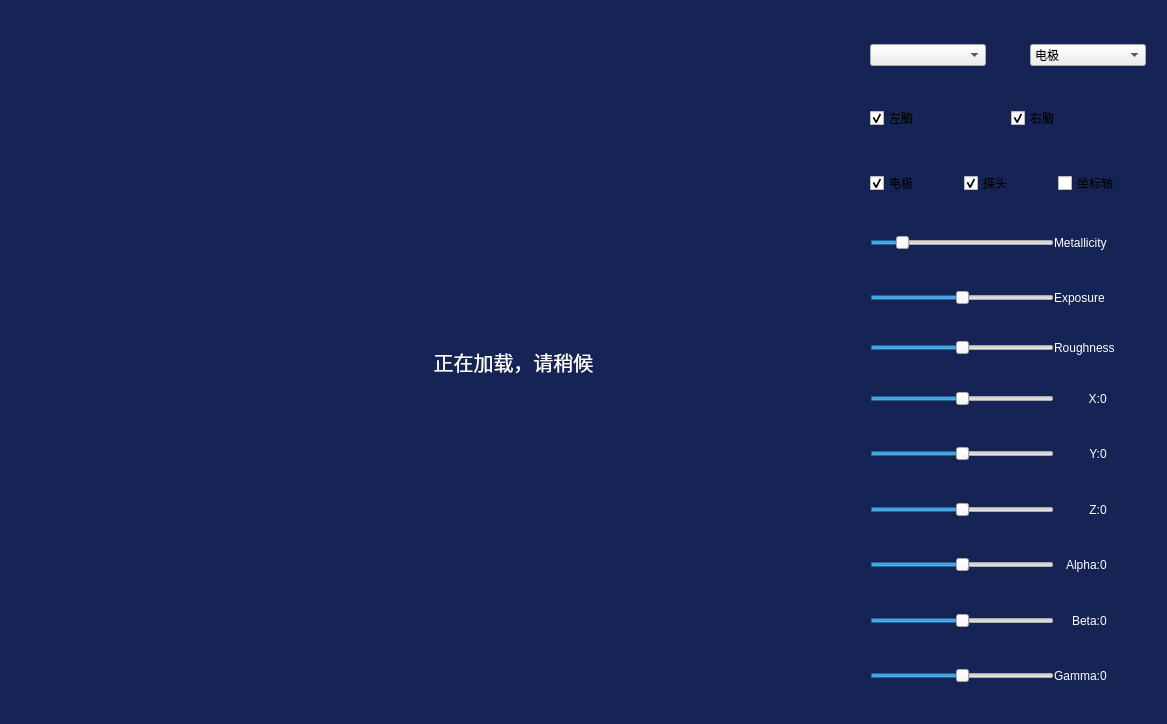
<?xml version="1.0" encoding="UTF-8"?>
<ui version="4.0">
 <class>CBrainAreaWidget</class>
 <widget class="QWidget" name="CBrainAreaWidget">
  <property name="geometry">
   <rect>
    <x>0</x>
    <y>0</y>
    <width>1167</width>
    <height>724</height>
   </rect>
  </property>
  <property name="windowTitle">
   <string>Form</string>
  </property>
  <layout class="QHBoxLayout" name="horizontalLayout">
   <property name="spacing">
    <number>0</number>
   </property>
   <property name="leftMargin">
    <number>0</number>
   </property>
   <property name="topMargin">
    <number>0</number>
   </property>
   <property name="rightMargin">
    <number>0</number>
   </property>
   <property name="bottomMargin">
    <number>0</number>
   </property>
   <item>
    <widget class="QWidget" name="qvtkLayout" native="true">
     <property name="styleSheet">
      <string notr="true">#qvtkLayout{
	
	background-color: rgba(22,36,85,1);
}

QLabel {
color: rgb(255, 255, 255);

}</string>
     </property>
     <layout class="QHBoxLayout" name="horizontalLayout_2">
      <item>
       <widget class="QWidget" name="verticalWidget_2" native="true">
        <property name="maximumSize">
         <size>
          <width>200</width>
          <height>16777215</height>
         </size>
        </property>
        <layout class="QVBoxLayout" name="verticalLayout_2">
         <property name="spacing">
          <number>0</number>
         </property>
         <item>
          <layout class="QVBoxLayout" name="verticalLayout_6">
           <item>
            <widget class="QTreeView" name="atlas">
             <property name="styleSheet">
              <string notr="true">QTreeView {
	background: transparent; color: white;
}

QTreeView::branch:closed:has-children:!has-siblings,QTreeView::branch:closed:has-children:has-siblings {
	border-image: none;
	image:url(:/Optimus/images/trainPage/tree_fold.png);
}


QTreeView::branch:open:has-children:!has-siblings,QTreeView::branch:open:has-children:has-siblings  {
	border-image: none;
	image: url(:/Optimus/images/trainPage/tree-expend.png);
}

QTreeView::item{
	height: 30px;
	font-size:18px;
}

QTreeView::indicator {
	width: 20px;
	height: 20px;
	font-size:18px;
}

QTreeView::indicator:enabled:unchecked {
	border-image: url(:/Optimus/images/trainPage/unchecked.svg);
	color: white;
}

QTreeView::indicator:enabled:checked {
	border-image: url(:/Optimus/images/trainPage/checked.svg);
	color:white;
}

</string>
             </property>
             <property name="editTriggers">
              <set>QAbstractItemView::EditKeyPressed</set>
             </property>
             <property name="selectionMode">
              <enum>QAbstractItemView::SingleSelection</enum>
             </property>
             <attribute name="headerVisible">
              <bool>false</bool>
             </attribute>
            </widget>
           </item>
          </layout>
         </item>
        </layout>
       </widget>
      </item>
      <item>
       <layout class="QVBoxLayout" name="vtkContainer">
        <property name="spacing">
         <number>0</number>
        </property>
        <item>
         <widget class="QWidget" name="loadingContainer" native="true">
          <property name="styleSheet">
           <string notr="true">QLabel{
	font-size:20px;
}</string>
          </property>
          <layout class="QHBoxLayout" name="loadingLayout">
           <property name="spacing">
            <number>0</number>
           </property>
           <property name="leftMargin">
            <number>0</number>
           </property>
           <property name="topMargin">
            <number>0</number>
           </property>
           <property name="rightMargin">
            <number>0</number>
           </property>
           <property name="bottomMargin">
            <number>0</number>
           </property>
           <item>
            <spacer name="horizontalSpacer_4">
             <property name="orientation">
              <enum>Qt::Horizontal</enum>
             </property>
             <property name="sizeHint" stdset="0">
              <size>
               <width>40</width>
               <height>20</height>
              </size>
             </property>
            </spacer>
           </item>
           <item>
            <widget class="QLabel" name="loadingLabel">
             <property name="minimumSize">
              <size>
               <width>24</width>
               <height>24</height>
              </size>
             </property>
             <property name="maximumSize">
              <size>
               <width>24</width>
               <height>24</height>
              </size>
             </property>
             <property name="text">
              <string/>
             </property>
            </widget>
           </item>
           <item>
            <widget class="QLabel" name="label_5">
             <property name="text">
              <string> 正在加载，请稍候</string>
             </property>
            </widget>
           </item>
           <item>
            <widget class="QLabel" name="loadingEllipsis">
             <property name="minimumSize">
              <size>
               <width>70</width>
               <height>0</height>
              </size>
             </property>
             <property name="maximumSize">
              <size>
               <width>70</width>
               <height>16777215</height>
              </size>
             </property>
             <property name="text">
              <string/>
             </property>
             <property name="alignment">
              <set>Qt::AlignLeading|Qt::AlignLeft|Qt::AlignVCenter</set>
             </property>
            </widget>
           </item>
           <item>
            <spacer name="horizontalSpacer_5">
             <property name="orientation">
              <enum>Qt::Horizontal</enum>
             </property>
             <property name="sizeHint" stdset="0">
              <size>
               <width>40</width>
               <height>20</height>
              </size>
             </property>
            </spacer>
           </item>
          </layout>
         </widget>
        </item>
       </layout>
      </item>
      <item>
       <widget class="QGroupBox" name="controlGroup">
        <property name="maximumSize">
         <size>
          <width>300</width>
          <height>16777215</height>
         </size>
        </property>
        <property name="styleSheet">
         <string notr="true">#controlGroup{

	border: 0px;
}</string>
        </property>
        <layout class="QVBoxLayout" name="verticalLayout_8">
         <property name="spacing">
          <number>0</number>
         </property>
         <property name="leftMargin">
          <number>0</number>
         </property>
         <property name="topMargin">
          <number>0</number>
         </property>
         <property name="rightMargin">
          <number>0</number>
         </property>
         <property name="bottomMargin">
          <number>0</number>
         </property>
         <item>
          <widget class="QWidget" name="transform" native="true">
           <layout class="QVBoxLayout" name="verticalLayout_3">
            <item>
             <spacer name="verticalSpacer_3">
              <property name="orientation">
               <enum>Qt::Vertical</enum>
              </property>
              <property name="sizeType">
               <enum>QSizePolicy::Fixed</enum>
              </property>
              <property name="sizeHint" stdset="0">
               <size>
                <width>20</width>
                <height>20</height>
               </size>
              </property>
             </spacer>
            </item>
            <item>
             <layout class="QHBoxLayout" name="horizontalLayout_12" stretch="3,1,3">
              <item>
               <widget class="QComboBox" name="planIndexs"/>
              </item>
              <item>
               <spacer name="horizontalSpacer">
                <property name="orientation">
                 <enum>Qt::Horizontal</enum>
                </property>
                <property name="sizeHint" stdset="0">
                 <size>
                  <width>40</width>
                  <height>20</height>
                 </size>
                </property>
               </spacer>
              </item>
              <item>
               <widget class="QComboBox" name="actorType">
                <item>
                 <property name="text">
                  <string>电极</string>
                 </property>
                </item>
                <item>
                 <property name="text">
                  <string>探头</string>
                 </property>
                </item>
               </widget>
              </item>
             </layout>
            </item>
            <item>
             <spacer name="verticalSpacer_7">
              <property name="orientation">
               <enum>Qt::Vertical</enum>
              </property>
              <property name="sizeHint" stdset="0">
               <size>
                <width>20</width>
                <height>40</height>
               </size>
              </property>
             </spacer>
            </item>
            <item>
             <layout class="QHBoxLayout" name="horizontalLayout_13">
              <item>
               <widget class="QCheckBox" name="leftHemisphere">
                <property name="text">
                 <string>左脑</string>
                </property>
                <property name="checked">
                 <bool>true</bool>
                </property>
               </widget>
              </item>
              <item>
               <widget class="QCheckBox" name="rightHemisphere">
                <property name="text">
                 <string>右脑</string>
                </property>
                <property name="checked">
                 <bool>true</bool>
                </property>
               </widget>
              </item>
             </layout>
            </item>
            <item>
             <spacer name="verticalSpacer">
              <property name="orientation">
               <enum>Qt::Vertical</enum>
              </property>
              <property name="sizeHint" stdset="0">
               <size>
                <width>20</width>
                <height>40</height>
               </size>
              </property>
             </spacer>
            </item>
            <item>
             <layout class="QHBoxLayout" name="horizontalLayout_14">
              <item>
               <widget class="QCheckBox" name="showProbe">
                <property name="text">
                 <string>电极</string>
                </property>
                <property name="checked">
                 <bool>true</bool>
                </property>
               </widget>
              </item>
              <item>
               <widget class="QCheckBox" name="showDetector">
                <property name="text">
                 <string>探头</string>
                </property>
                <property name="checked">
                 <bool>true</bool>
                </property>
               </widget>
              </item>
              <item>
               <widget class="QCheckBox" name="showAxis">
                <property name="text">
                 <string>坐标轴</string>
                </property>
                <property name="checked">
                 <bool>false</bool>
                </property>
               </widget>
              </item>
             </layout>
            </item>
            <item>
             <spacer name="verticalSpacer_2">
              <property name="orientation">
               <enum>Qt::Vertical</enum>
              </property>
              <property name="sizeHint" stdset="0">
               <size>
                <width>20</width>
                <height>40</height>
               </size>
              </property>
             </spacer>
            </item>
            <item>
             <widget class="QWidget" name="dispProp" native="true">
              <layout class="QVBoxLayout" name="verticalLayout">
               <property name="spacing">
                <number>0</number>
               </property>
               <property name="leftMargin">
                <number>0</number>
               </property>
               <property name="topMargin">
                <number>0</number>
               </property>
               <property name="rightMargin">
                <number>0</number>
               </property>
               <property name="bottomMargin">
                <number>30</number>
               </property>
               <item>
                <layout class="QHBoxLayout" name="horizontalLayout_4" stretch="10,5">
                 <property name="spacing">
                  <number>0</number>
                 </property>
                 <item>
                  <widget class="QSlider" name="metallicitySlider">
                   <property name="maximum">
                    <number>100</number>
                   </property>
                   <property name="value">
                    <number>15</number>
                   </property>
                   <property name="orientation">
                    <enum>Qt::Horizontal</enum>
                   </property>
                  </widget>
                 </item>
                 <item>
                  <widget class="QLabel" name="label_2">
                   <property name="styleSheet">
                    <string notr="true">color: rgb(255, 255, 255);</string>
                   </property>
                   <property name="text">
                    <string>Metallicity </string>
                   </property>
                  </widget>
                 </item>
                </layout>
               </item>
               <item>
                <spacer name="verticalSpacer_4">
                 <property name="orientation">
                  <enum>Qt::Vertical</enum>
                 </property>
                 <property name="sizeType">
                  <enum>QSizePolicy::Fixed</enum>
                 </property>
                 <property name="sizeHint" stdset="0">
                  <size>
                   <width>20</width>
                   <height>40</height>
                  </size>
                 </property>
                </spacer>
               </item>
               <item>
                <layout class="QHBoxLayout" name="horizontalLayout_5" stretch="10,5">
                 <property name="spacing">
                  <number>0</number>
                 </property>
                 <item>
                  <widget class="QSlider" name="exposureSlider">
                   <property name="maximum">
                    <number>100</number>
                   </property>
                   <property name="value">
                    <number>50</number>
                   </property>
                   <property name="orientation">
                    <enum>Qt::Horizontal</enum>
                   </property>
                   <property name="tickPosition">
                    <enum>QSlider::NoTicks</enum>
                   </property>
                  </widget>
                 </item>
                 <item>
                  <widget class="QLabel" name="label_3">
                   <property name="styleSheet">
                    <string notr="true">color: rgb(255, 255, 255);</string>
                   </property>
                   <property name="text">
                    <string>Exposure </string>
                   </property>
                  </widget>
                 </item>
                </layout>
               </item>
               <item>
                <spacer name="verticalSpacer_5">
                 <property name="orientation">
                  <enum>Qt::Vertical</enum>
                 </property>
                 <property name="sizeHint" stdset="0">
                  <size>
                   <width>20</width>
                   <height>40</height>
                  </size>
                 </property>
                </spacer>
               </item>
               <item>
                <layout class="QHBoxLayout" name="horizontalLayout_3" stretch="10,5">
                 <property name="spacing">
                  <number>0</number>
                 </property>
                 <item>
                  <widget class="QSlider" name="roughnessSlider">
                   <property name="maximum">
                    <number>100</number>
                   </property>
                   <property name="value">
                    <number>50</number>
                   </property>
                   <property name="orientation">
                    <enum>Qt::Horizontal</enum>
                   </property>
                  </widget>
                 </item>
                 <item>
                  <widget class="QLabel" name="roughnessLabel">
                   <property name="styleSheet">
                    <string notr="true">color: rgb(255, 255, 255);</string>
                   </property>
                   <property name="text">
                    <string>Roughness </string>
                   </property>
                  </widget>
                 </item>
                </layout>
               </item>
              </layout>
             </widget>
            </item>
            <item>
             <layout class="QHBoxLayout" name="horizontalLayout_6" stretch="4,1,1">
              <property name="spacing">
               <number>0</number>
              </property>
              <item>
               <widget class="QSlider" name="xSlider">
                <property name="minimum">
                 <number>-200</number>
                </property>
                <property name="maximum">
                 <number>200</number>
                </property>
                <property name="orientation">
                 <enum>Qt::Horizontal</enum>
                </property>
               </widget>
              </item>
              <item>
               <widget class="QLabel" name="label_4">
                <property name="text">
                 <string>X:</string>
                </property>
                <property name="alignment">
                 <set>Qt::AlignRight|Qt::AlignTrailing|Qt::AlignVCenter</set>
                </property>
               </widget>
              </item>
              <item>
               <widget class="QLabel" name="x">
                <property name="text">
                 <string>0</string>
                </property>
               </widget>
              </item>
             </layout>
            </item>
            <item>
             <spacer name="verticalSpacer_11">
              <property name="orientation">
               <enum>Qt::Vertical</enum>
              </property>
              <property name="sizeHint" stdset="0">
               <size>
                <width>20</width>
                <height>40</height>
               </size>
              </property>
             </spacer>
            </item>
            <item>
             <layout class="QHBoxLayout" name="horizontalLayout_7" stretch="4,1,1">
              <property name="spacing">
               <number>0</number>
              </property>
              <item>
               <widget class="QSlider" name="ySlider">
                <property name="minimum">
                 <number>-200</number>
                </property>
                <property name="maximum">
                 <number>200</number>
                </property>
                <property name="orientation">
                 <enum>Qt::Horizontal</enum>
                </property>
               </widget>
              </item>
              <item>
               <widget class="QLabel" name="label_7">
                <property name="text">
                 <string>Y:</string>
                </property>
                <property name="alignment">
                 <set>Qt::AlignRight|Qt::AlignTrailing|Qt::AlignVCenter</set>
                </property>
               </widget>
              </item>
              <item>
               <widget class="QLabel" name="y">
                <property name="text">
                 <string>0</string>
                </property>
               </widget>
              </item>
             </layout>
            </item>
            <item>
             <spacer name="verticalSpacer_13">
              <property name="orientation">
               <enum>Qt::Vertical</enum>
              </property>
              <property name="sizeHint" stdset="0">
               <size>
                <width>20</width>
                <height>40</height>
               </size>
              </property>
             </spacer>
            </item>
            <item>
             <layout class="QHBoxLayout" name="horizontalLayout_8" stretch="4,1,1">
              <property name="spacing">
               <number>0</number>
              </property>
              <item>
               <widget class="QSlider" name="zSlider">
                <property name="minimum">
                 <number>-200</number>
                </property>
                <property name="maximum">
                 <number>200</number>
                </property>
                <property name="value">
                 <number>0</number>
                </property>
                <property name="orientation">
                 <enum>Qt::Horizontal</enum>
                </property>
               </widget>
              </item>
              <item>
               <widget class="QLabel" name="label_9">
                <property name="text">
                 <string>Z:</string>
                </property>
                <property name="alignment">
                 <set>Qt::AlignRight|Qt::AlignTrailing|Qt::AlignVCenter</set>
                </property>
               </widget>
              </item>
              <item>
               <widget class="QLabel" name="z">
                <property name="text">
                 <string>0</string>
                </property>
               </widget>
              </item>
             </layout>
            </item>
            <item>
             <spacer name="verticalSpacer_14">
              <property name="orientation">
               <enum>Qt::Vertical</enum>
              </property>
              <property name="sizeHint" stdset="0">
               <size>
                <width>20</width>
                <height>40</height>
               </size>
              </property>
             </spacer>
            </item>
            <item>
             <layout class="QHBoxLayout" name="horizontalLayout_9" stretch="4,1,1">
              <property name="spacing">
               <number>0</number>
              </property>
              <item>
               <widget class="QSlider" name="aSlider">
                <property name="minimum">
                 <number>-180</number>
                </property>
                <property name="maximum">
                 <number>180</number>
                </property>
                <property name="orientation">
                 <enum>Qt::Horizontal</enum>
                </property>
               </widget>
              </item>
              <item>
               <widget class="QLabel" name="label_11">
                <property name="text">
                 <string>Alpha:</string>
                </property>
                <property name="alignment">
                 <set>Qt::AlignRight|Qt::AlignTrailing|Qt::AlignVCenter</set>
                </property>
               </widget>
              </item>
              <item>
               <widget class="QLabel" name="a">
                <property name="text">
                 <string>0</string>
                </property>
               </widget>
              </item>
             </layout>
            </item>
            <item>
             <spacer name="verticalSpacer_12">
              <property name="orientation">
               <enum>Qt::Vertical</enum>
              </property>
              <property name="sizeHint" stdset="0">
               <size>
                <width>20</width>
                <height>40</height>
               </size>
              </property>
             </spacer>
            </item>
            <item>
             <layout class="QHBoxLayout" name="horizontalLayout_10" stretch="4,1,1">
              <property name="spacing">
               <number>0</number>
              </property>
              <item>
               <widget class="QSlider" name="bSlider">
                <property name="minimum">
                 <number>-180</number>
                </property>
                <property name="maximum">
                 <number>180</number>
                </property>
                <property name="orientation">
                 <enum>Qt::Horizontal</enum>
                </property>
               </widget>
              </item>
              <item>
               <widget class="QLabel" name="label_13">
                <property name="text">
                 <string>Beta:</string>
                </property>
                <property name="alignment">
                 <set>Qt::AlignRight|Qt::AlignTrailing|Qt::AlignVCenter</set>
                </property>
               </widget>
              </item>
              <item>
               <widget class="QLabel" name="b">
                <property name="text">
                 <string>0</string>
                </property>
               </widget>
              </item>
             </layout>
            </item>
            <item>
             <spacer name="verticalSpacer_10">
              <property name="orientation">
               <enum>Qt::Vertical</enum>
              </property>
              <property name="sizeHint" stdset="0">
               <size>
                <width>20</width>
                <height>40</height>
               </size>
              </property>
             </spacer>
            </item>
            <item>
             <layout class="QHBoxLayout" name="horizontalLayout_11" stretch="4,1,1">
              <property name="spacing">
               <number>0</number>
              </property>
              <item>
               <widget class="QSlider" name="cSlider">
                <property name="minimum">
                 <number>-180</number>
                </property>
                <property name="maximum">
                 <number>180</number>
                </property>
                <property name="orientation">
                 <enum>Qt::Horizontal</enum>
                </property>
               </widget>
              </item>
              <item>
               <widget class="QLabel" name="label_15">
                <property name="text">
                 <string>Gamma:</string>
                </property>
                <property name="alignment">
                 <set>Qt::AlignRight|Qt::AlignTrailing|Qt::AlignVCenter</set>
                </property>
               </widget>
              </item>
              <item>
               <widget class="QLabel" name="c">
                <property name="text">
                 <string>0</string>
                </property>
               </widget>
              </item>
             </layout>
            </item>
            <item>
             <spacer name="verticalSpacer_6">
              <property name="orientation">
               <enum>Qt::Vertical</enum>
              </property>
              <property name="sizeType">
               <enum>QSizePolicy::Fixed</enum>
              </property>
              <property name="sizeHint" stdset="0">
               <size>
                <width>20</width>
                <height>20</height>
               </size>
              </property>
             </spacer>
            </item>
           </layout>
          </widget>
         </item>
        </layout>
       </widget>
      </item>
     </layout>
    </widget>
   </item>
  </layout>
 </widget>
 <resources>
  <include location="../Optimus/Optimus.qrc"/>
 </resources>
 <connections>
  <connection>
   <sender>xSlider</sender>
   <signal>valueChanged(int)</signal>
   <receiver>x</receiver>
   <slot>setNum(int)</slot>
   <hints>
    <hint type="sourcelabel">
     <x>960</x>
     <y>382</y>
    </hint>
    <hint type="destinationlabel">
     <x>1105</x>
     <y>388</y>
    </hint>
   </hints>
  </connection>
  <connection>
   <sender>ySlider</sender>
   <signal>valueChanged(int)</signal>
   <receiver>y</receiver>
   <slot>setNum(int)</slot>
   <hints>
    <hint type="sourcelabel">
     <x>977</x>
     <y>440</y>
    </hint>
    <hint type="destinationlabel">
     <x>1111</x>
     <y>442</y>
    </hint>
   </hints>
  </connection>
  <connection>
   <sender>zSlider</sender>
   <signal>valueChanged(int)</signal>
   <receiver>z</receiver>
   <slot>setNum(int)</slot>
   <hints>
    <hint type="sourcelabel">
     <x>964</x>
     <y>494</y>
    </hint>
    <hint type="destinationlabel">
     <x>1109</x>
     <y>499</y>
    </hint>
   </hints>
  </connection>
  <connection>
   <sender>aSlider</sender>
   <signal>valueChanged(int)</signal>
   <receiver>a</receiver>
   <slot>setNum(int)</slot>
   <hints>
    <hint type="sourcelabel">
     <x>981</x>
     <y>550</y>
    </hint>
    <hint type="destinationlabel">
     <x>1108</x>
     <y>560</y>
    </hint>
   </hints>
  </connection>
  <connection>
   <sender>bSlider</sender>
   <signal>valueChanged(int)</signal>
   <receiver>b</receiver>
   <slot>setNum(int)</slot>
   <hints>
    <hint type="sourcelabel">
     <x>1052</x>
     <y>604</y>
    </hint>
    <hint type="destinationlabel">
     <x>1113</x>
     <y>614</y>
    </hint>
   </hints>
  </connection>
  <connection>
   <sender>cSlider</sender>
   <signal>valueChanged(int)</signal>
   <receiver>c</receiver>
   <slot>setNum(int)</slot>
   <hints>
    <hint type="sourcelabel">
     <x>1034</x>
     <y>666</y>
    </hint>
    <hint type="destinationlabel">
     <x>1133</x>
     <y>665</y>
    </hint>
   </hints>
  </connection>
 </connections>
</ui>
